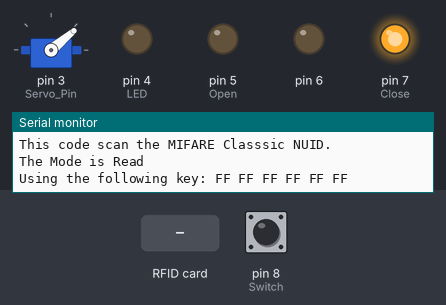
Recording of a sketch running on a simulated Arduino Uno, built with avr-gcc and run on an emulated ATmega328P. On the bench: servo, output pins drawn as LEDs (lit = HIGH), the last lines printed to the serial monitor. The test bench sets the inputs (shaded band); at power-on: pin 8 (Switch) HIGH. Pins used as bus, display or sensor lines are not drawn.

Above: at 1.2 s.
1.3 s: RFID card 14 0D 56 45 held to the reader
At 2.0 s:
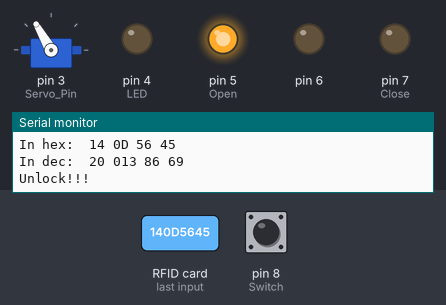
2.8 s: RFID card DE AD BE EF held to the reader
At 3.5 s:
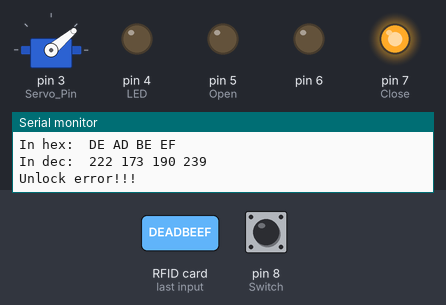
Timing chart, 0 to 5.8 s (numbered marks = the images above; inputs shaded):
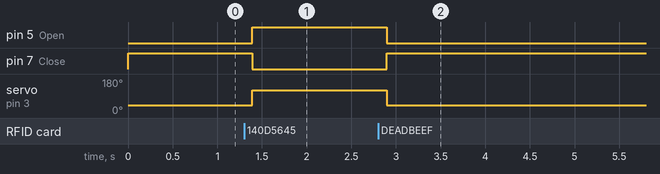

Measured:
- after the input at 1.3 s, pin 5 (Open): LOW → HIGH after 0.09 s; pin 7 (Close): HIGH → LOW after 0.09 s; servo on pin 3 (Servo_Pin): 40° → 120° after 0.09 s
- after the input at 2.8 s, pin 5 (Open): HIGH → LOW after 0.10 s; pin 7 (Close): LOW → HIGH after 0.10 s; servo on pin 3 (Servo_Pin): 120° → 40° after 0.10 s

The sketch:

RFID_ISweek.ino
```cpp
/*
	White Card UID (Used to pass):14 0D 56 45
	Blue magnetic buckle UID (Used to error):23 6D FB A4

	Purple magnetic buckle origin UID: 0B EA 3C BC

	sccot RFID:0B EA 3C BC
	RFID Module PIN:
		Reset Pin (RST) :9 - Orange
		SS (SDA) :10 - Red
		MOSI : 11 - Brown
		MISO : 12 - Black
		SCK : 13 - White
		GND : GND - gray
		3.3V : 3.3V - purple
	Servo:
		GND-GND(Brown) VCC-VCC(Red) 3-Signal(Orange)
	close LED: 6-GND(Black) 7-VCC (White)
	Open LED: 4-GND (Purple) 5-VCC (Orange)
	Switch: 8-VCC+pullup 0-GND

	Reference:
		https://github.com/miguelbalboa/rfid
		Arduino Servo Example
*/

#include <SPI.h>
#include <MFRC522.h>
#include <Servo.h>


#define SS_PIN 10
#define RST_PIN 9

#define Open 5
#define Close 7
#define Switch 8
#define Servo_Pin 3

#define NEW_UID {0xDE, 0xAD, 0xBE, 0xEF} //DEFINE NEW UID HERE .

MFRC522 rfid(SS_PIN, RST_PIN); // Instance of the class
Servo lockservo;  // create servo object to control a servo
MFRC522::MIFARE_Key key;


byte nuidPICC[4]; // Init array that will store new NUID
byte LockPICC[4]={0x14,0x0D,0x56,0x45}; // Init Lock
short int state;
int time;

void setup()
{
	// Pinmode Servo Declare
	lockservo.attach(Servo_Pin); //Servo Declare
	lockservo.write(40);

	pinMode(Close, OUTPUT); // Close LED Declare
	pinMode(6, OUTPUT);digitalWrite(6,LOW); //Close GND Declare.
	digitalWrite(Close,HIGH); //Initial.

	pinMode(Open, OUTPUT);// Open LED High Declare
	pinMode(4, OUTPUT);digitalWrite(4,LOW); // Open LED GND Declare

	digitalWrite(Open,LOW); //Initial

	pinMode(Switch, INPUT_PULLUP);
	pinMode(0, OUTPUT);
//----------------------------

	//Serial Declare
	Serial.begin(9600);
  	Serial.println(""); // Initial Space.
	SPI.begin(); // Init SPI bus
	rfid.PCD_Init(); // Init MFRC522

	for (byte i = 0; i < 6; i++)
	{
		key.keyByte[i] = 0xFF;
	}

	Serial.println(F("This code scan the MIFARE Classsic NUID."));
	if(digitalRead(Switch)==1)
		Serial.println("The Mode is Read");
	else
		Serial.println("The Mode is Write");

	Serial.print(F("Using the following key:"));
	printHex(key.keyByte, MFRC522::MF_KEY_SIZE);
	time=millis(); //Initial time , unit is ms .
}

void loop()
{
	/*if(state==1 && (millis()-time) > 12000)
	{
		Serial.println(time);
		time = millis(); //Initial.
		state=0;
		digitalWrite(Close,HIGH);
		digitalWrite(Open, LOW);
		lockservo.write(40);
	}*/

	if ( ! rfid.PICC_IsNewCardPresent())// Look for new cards
	return;

	// Verify if the NUID has been readed
	if ( ! rfid.PICC_ReadCardSerial())
	return;

	Serial.print(F("PICC type: "));
	MFRC522::PICC_Type piccType = rfid.PICC_GetType(rfid.uid.sak);
	Serial.println(rfid.PICC_GetTypeName(piccType));

	// Check is the PICC of Classic MIFARE type
	if (piccType != MFRC522::PICC_TYPE_MIFARE_MINI &&
	piccType != MFRC522::PICC_TYPE_MIFARE_1K &&
	piccType != MFRC522::PICC_TYPE_MIFARE_4K)
	{
		Serial.println(F("Your tag is not of type MIFARE Classic."));
		return;
	}

	if (digitalRead(Switch)==1) //Read Mode
	{
		if (rfid.uid.uidByte[0] != nuidPICC[0] ||
		rfid.uid.uidByte[1] != nuidPICC[1] ||
		rfid.uid.uidByte[2] != nuidPICC[2] ||
		rfid.uid.uidByte[3] != nuidPICC[3] )
		{
			Serial.println(F("A new card has been detected."));

			// Store NUID into nuidPICC array
			for (byte i = 0; i < 4; i++)
			{
			  nuidPICC[i] = rfid.uid.uidByte[i];
			}

			Serial.println(F("The NEW UID tag is:"));
			Serial.print(F("In hex: "));
			printHex(rfid.uid.uidByte, rfid.uid.size);
			Serial.println();
			Serial.print(F("In dec: "));
			printDec(rfid.uid.uidByte, rfid.uid.size);
			Serial.println();
			if(LockPICC[0] == nuidPICC[0] && LockPICC[1] == nuidPICC[1] && LockPICC[2] == nuidPICC[2] && LockPICC[3] == nuidPICC[3])
			{
       			Serial.println("Unlock!!!");
				digitalWrite(Close, LOW);
				digitalWrite(Open,HIGH);
				lockservo.write(120);
				state=1;
				time=millis(); // Reset new time.
			}
			else
			{
		        Serial.println("Unlock error!!!");
				digitalWrite(Close,HIGH);
				digitalWrite(Open, LOW);
				lockservo.write(40);
				state=0;
				time=millis(); // Reset new time.
			}

		}
		else
		{
			Serial.println(F("Card read previously."));
			if(rfid.uid.uidByte[0] == nuidPICC[0] && rfid.uid.uidByte[1] == nuidPICC[1] && rfid.uid.uidByte[2] == nuidPICC[2] && rfid.uid.uidByte[3] == nuidPICC[3])
			{
       			Serial.println("Unlock!!!");
				digitalWrite(Close, LOW);
				digitalWrite(Open,HIGH);
				lockservo.write(120);
				state=1;
				time=millis(); // Reset new time.
			}
			else
			{
		        Serial.println("Unlock error!!!");
				digitalWrite(Close,HIGH);
				digitalWrite(Open, LOW);
				lockservo.write(40);
				state=0;
				time=millis(); // Reset new time.
			}
		}
	}
	else
	{
		digitalWrite(Close, LOW);digitalWrite(Open,LOW); // No power is Write Mode.
		byte newUid[] = NEW_UID;
		if ( rfid.MIFARE_SetUid(newUid, (byte)4, true) )
		{
		    Serial.println(F("Wrote new UID to card."));
		}

		  // Halt PICC and re-select it so DumpToSerial doesn't get confused
		rfid.PICC_HaltA();
		if ( ! rfid.PICC_IsNewCardPresent() || ! rfid.PICC_ReadCardSerial() )
		{
		  return;
		}

		// Dump the new memory contents
		Serial.println(F("New UID and contents:"));
		rfid.PICC_DumpToSerial(&(rfid.uid));
	}


	// Halt PICC
	rfid.PICC_HaltA();

	// Stop encryption on PCD
	rfid.PCD_StopCrypto1();
}


/**
 * Helper routine to dump a byte array as hex values to Serial.
 */
void printHex(byte *buffer, byte bufferSize)
{
	for (byte i = 0; i < bufferSize; i++)
	{
		Serial.print(buffer[i] < 0x10 ? " 0" : " ");
		Serial.print(buffer[i], HEX);
	}
}

/**
 * Helper routine to dump a byte array as dec values to Serial.
 */
void printDec(byte *buffer, byte bufferSize)
{
	for (byte i = 0; i < bufferSize; i++)
	{
		Serial.print(buffer[i] < 0x10 ? " 0" : " ");
		Serial.print(buffer[i], DEC);
	}
}
```
